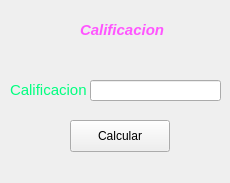
<?xml version="1.0" encoding="UTF-8"?>
<ui version="4.0">
 <class>MainWindow</class>
 <widget class="QMainWindow" name="MainWindow">
  <property name="geometry">
   <rect>
    <x>0</x>
    <y>0</y>
    <width>230</width>
    <height>183</height>
   </rect>
  </property>
  <property name="windowTitle">
   <string>MainWindow</string>
  </property>
  <property name="styleSheet">
   <string notr="true"/>
  </property>
  <widget class="QWidget" name="centralwidget">
   <widget class="QLabel" name="label">
    <property name="geometry">
     <rect>
      <x>80</x>
      <y>20</y>
      <width>101</width>
      <height>21</height>
     </rect>
    </property>
    <property name="text">
     <string>&lt;html&gt;&lt;head/&gt;&lt;body&gt;&lt;p&gt;&lt;span style=&quot; font-size:11pt; font-weight:600; font-style:italic; color:#ff55ff;&quot;&gt;Calificacion&lt;/span&gt;&lt;/p&gt;&lt;/body&gt;&lt;/html&gt;</string>
    </property>
   </widget>
   <widget class="QLineEdit" name="txtCalif">
    <property name="geometry">
     <rect>
      <x>90</x>
      <y>80</y>
      <width>131</width>
      <height>21</height>
     </rect>
    </property>
   </widget>
   <widget class="QPushButton" name="btnCalcular">
    <property name="geometry">
     <rect>
      <x>70</x>
      <y>120</y>
      <width>100</width>
      <height>32</height>
     </rect>
    </property>
    <property name="styleSheet">
     <string notr="true">border-top-color: rgb(85, 255, 127);</string>
    </property>
    <property name="text">
     <string>Calcular</string>
    </property>
   </widget>
   <widget class="QLabel" name="label_4">
    <property name="geometry">
     <rect>
      <x>10</x>
      <y>80</y>
      <width>81</width>
      <height>21</height>
     </rect>
    </property>
    <property name="text">
     <string>&lt;html&gt;&lt;head/&gt;&lt;body&gt;&lt;p&gt;&lt;span style=&quot; font-size:11pt; color:#00ff7f;&quot;&gt;Calificacion&lt;/span&gt;&lt;/p&gt;&lt;/body&gt;&lt;/html&gt;</string>
    </property>
   </widget>
  </widget>
  <widget class="QMenuBar" name="menubar">
   <property name="geometry">
    <rect>
     <x>0</x>
     <y>0</y>
     <width>230</width>
     <height>21</height>
    </rect>
   </property>
  </widget>
 </widget>
 <resources/>
 <connections/>
</ui>
